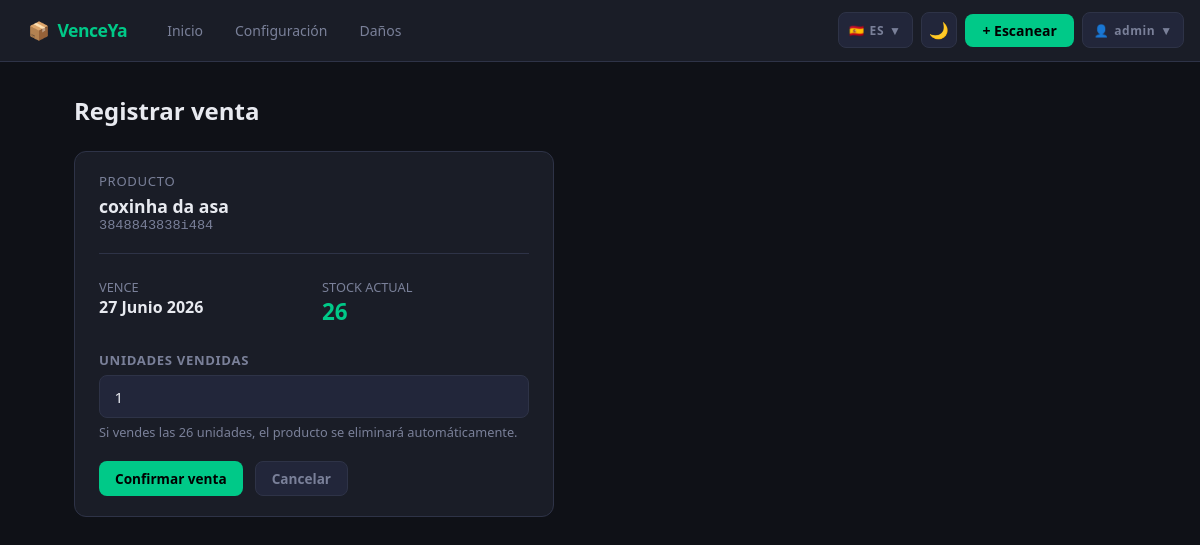
The page /vender/1/ (signed in) on the database its author committed.
### productos/models.py (models this page shows, shortened)
class Producto(models.Model):
    codigo_barra = models.CharField(max_length=100, verbose_name="Código de barra")
    nombre = models.CharField(max_length=200, verbose_name="Nombre del producto")
    fecha_vencimiento = models.DateField(verbose_name="Fecha de vencimiento")
    cantidad = models.PositiveIntegerField(default=1, verbose_name="Cantidad en stock")
    fecha_registro = models.DateTimeField(auto_now_add=True)
    class Meta:
        verbose_name = "Producto"
        ordering = ["fecha_vencimiento"]
        constraints = [
            models.UniqueConstraint(
                fields=['codigo_barra', 'fecha_vencimiento'],
                name='unique_codigo_fecha'
            )
        ]

### productos/views.py (the view, shortened to what this page needs)
# urls.py: path("vender/<int:pk>/", views.vender, name="vender"),
@login_required(login_url='login')
def vender(request, pk):
    producto = get_object_or_404(Producto, pk=pk)
    return render(request, "productos/vender.html", {"producto": producto})

### productos/templates/productos/vender.html (shortened to what this page needs)
{% extends "productos/base.html" %}
{% block content %}
<h1>Registrar venta</h1>
<div class="card" style="max-width: 480px; width: 100%;">
  <div style="margin-bottom: 1.5rem; padding-bottom: 1.25rem; border-bottom: 1px solid var(--border);">
    <p style="color:var(--text-muted); font-size:0.82rem; text-transform:uppercase; letter-spacing:0.05em; margin-bottom:0.25rem;">Producto</p>
    <p style="font-size:1.1rem; font-weight:600;">{{ producto.nombre }}</p>
    <p style="color:var(--text-muted); font-family:monospace; font-size:0.85rem;">{{ producto.codigo_barra }}</p>
  </div>
  <div class="grid-2col" style="margin-bottom:1.5rem;">
    <div>
      <p style="color:var(--text-muted); font-size:0.8rem; text-transform:uppercase;">Vence</p>
      <p style="font-weight:600;">{{ producto.fecha_vencimiento }}</p>
    </div>
    <div>
      <p style="color:var(--text-muted); font-size:0.8rem; text-transform:uppercase;">Stock actual</p>
      <p style="font-weight:700; font-size:1.4rem; color:var(--accent);">{{ producto.cantidad }}</p>
    </div>
  </div>
  <form method="post">
    <div class="form-group">
      <label for="cantidad">Unidades vendidas</label>
      <input
        type="number"
        id="cantidad"
        name="cantidad"
        value="1"
        min="1"
        max="{{ producto.cantidad }}"
        autofocus
        required
      >
      <p style="font-size:0.8rem; color:var(--text-muted); margin-top:0.3rem;">
        Si vendes las {{ producto.cantidad }} unidades, el producto se eliminará automáticamente.
      </p>
    </div>
    <div class="form-actions" style="margin-top:1.25rem;">
      <button type="submit" class="btn btn-primary">Confirmar venta</button>
      <a href="{% url 'dashboard' %}" class="btn btn-ghost">Cancelar</a>
    </div>
  </form>
</div>
{% endblock %}

### productos/templates/productos/base.html (shortened to what this page needs)
<!DOCTYPE html>
<html lang="es" data-theme="dark">
<head>
</head>
<body>
<nav>
  <div class="nav-left">
    <a href="{% url 'dashboard' %}" class="nav-brand"><span>📦</span> <span>VenceYa</span></a>
    <div class="nav-links">
      <a href="{% url 'dashboard' %}" {% if request.resolver_match.url_name == 'dashboard' %}class="active"{% endif %} data-i18n="nav.inicio">Inicio</a>
      <a href="{% url 'configuracion' %}" {% if request.resolver_match.url_name == 'configuracion' %}class="active"{% endif %} data-i18n="nav.config">Configuración</a>
      <a href="{% url 'listar_danios' %}" {% if request.resolver_match.url_name == 'listar_danios' %}class="active"{% endif %} data-i18n="nav.danios">Daños</a>
    </div>
  </div>
  <div class="nav-right">
    <div class="dropdown">
      <button class="dropdown-toggle" id="langToggle" onclick="toggleLangMenu()">
        <span id="langFlag">🇪🇸</span>
        <span id="langCode">ES</span>
        <span>▼</span>
      </button>
    </div>
    <button class="icon-btn" id="themeBtn" onclick="toggleTheme()" title="Cambiar tema">🌙</button>
    <a href="{% url 'escanear' %}" class="nav-scan" data-i18n="nav.escanear" style="">+ Escanear</a>
    {% if user.is_authenticated %}
    <div class="dropdown">
      <button class="dropdown-toggle" onclick="toggleUserMenu()">
        <span>👤</span>
        <span id="userName">{{ user.first_name|default:user.username }}</span>
        <span>▼</span>
      </button>
    </div>
    {% endif %}
  </div>
</nav>
<main>
  {% block content %}{% endblock %}
</main>
</body>
</html>

### productos/templates/productos/base.html (style rules this page uses)
[data-theme="dark"] { --bg: #0f1117; --surface: #1a1d27; --surface2: #22263a; --border: #2e3347; --text: #e8eaf0; --text-muted: #7a8099; }
:root { --accent: #00c988; --accent-dim: #00a870; --danger: #ff4d6d; --warn: #ffb830; --ok: #00c988; --radius: 12px; --font: 'Segoe UI', system-ui, sans-serif; }
* { box-sizing: border-box; margin: 0; padding: 0; }
body { font-family: var(--font); background: var(--bg); color: var(--text); min-height: 100vh; transition: background 0.2s, color 0.2s; }
nav { background: var(--surface); border-bottom: 1px solid var(--border); padding: 0.75rem 1rem; display: flex; align-items: center; gap: 1rem; position: sticky; top: 0; z-index: 100; justify-content: space-between; }
.nav-left { display: flex; align-items: center; gap: 1rem; }
.nav-brand { font-size: 1.1rem; font-weight: 700; color: var(--accent); letter-spacing: -0.5px; display: flex; align-items: center; gap: 0.5rem; text-decoration: none; white-space: nowrap; }
.nav-links { display: flex; align-items: center; gap: 0.5rem; }
nav a { color: var(--text-muted); text-decoration: none; font-size: 0.875rem; font-weight: 500; padding: 0.4rem 0.75rem; border-radius: 8px; transition: all 0.15s; }
.nav-right { display: flex; align-items: center; gap: 0.5rem; margin-left: auto; }
.dropdown { position: relative; display: inline-block; }
.dropdown-toggle { background: var(--surface2); border: 1px solid var(--border); color: var(--text-muted); border-radius: 8px; padding: 0 0.65rem; height: 36px; display: flex; align-items: center; cursor: pointer; font-size: 0.75rem; font-weight: 700; letter-spacing: 0.05em; transition: all 0.15s; font-family: var(--font); gap: 0.3rem; }
.icon-btn { background: var(--surface2); border: 1px solid var(--border); color: var(--text-muted); border-radius: 8px; width: 36px; height: 36px; display: flex; align-items: center; justify-content: center; cursor: pointer; font-size: 1rem; transition: all 0.15s; }
.nav-scan { background: var(--accent); color: #000 !important; font-weight: 700 !important; padding: 0.45rem 1.1rem !important; border-radius: 8px; text-decoration: none; font-size: 0.875rem; transition: background 0.15s; }
main { max-width: 1100px; margin: 0 auto; padding: 2rem 1.5rem; }
h1 { font-size: 1.5rem; font-weight: 700; margin-bottom: 1.5rem; }
.card { background: var(--surface); border: 1px solid var(--border); border-radius: var(--radius); padding: 1.25rem 1.5rem; width: 100%; }
.form-actions { display: flex; flex-wrap: wrap; gap: 0.75rem; margin-top: 1rem; }
.grid-2col { display: grid; grid-template-columns: repeat(2, minmax(0, 1fr)); gap: 1rem; }
.btn { display: inline-block; padding: 0.45rem 1rem; border-radius: 8px; border: none; font-size: 0.85rem; font-weight: 600; cursor: pointer; text-decoration: none; transition: all 0.15s; font-family: var(--font); }
.btn-primary { background: var(--accent); color: #000; }
.btn-ghost { background: var(--surface2); color: var(--text-muted); border: 1px solid var(--border); }
.form-group { margin-bottom: 1.25rem; }
label { display: block; font-size: 0.82rem; font-weight: 600; color: var(--text-muted); text-transform: uppercase; letter-spacing: 0.05em; margin-bottom: 0.4rem; }
input, select { width: 100%; background: var(--surface2); border: 1px solid var(--border); border-radius: 8px; color: var(--text); padding: 0.65rem 0.9rem; font-size: 0.95rem; font-family: var(--font); transition: border-color 0.15s; }

### rows shown on the page
Producto: nombre "coxinha da asa", codigo_barra "3848843838i484", fecha_vencimiento "27 Junio 2026", cantidad "26"

### other values the page prints
{{ user.first_name|default:user.username }} "admin"
